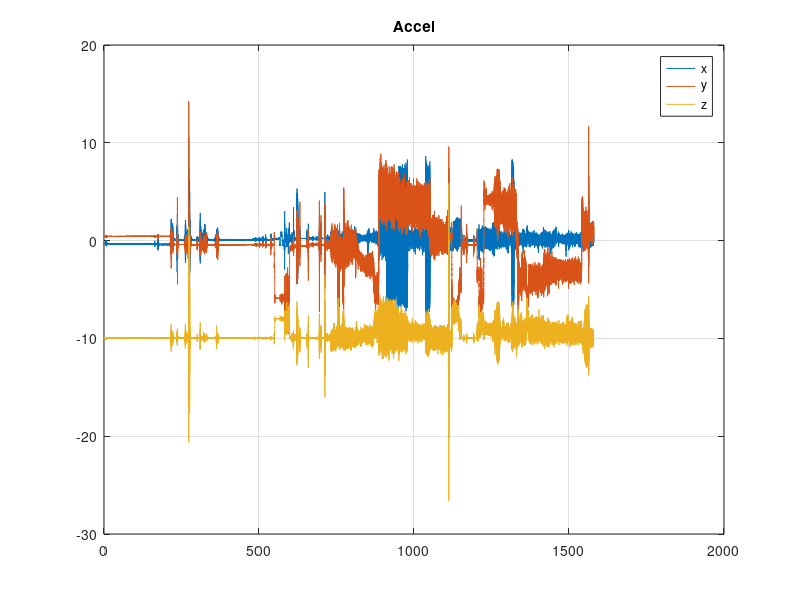
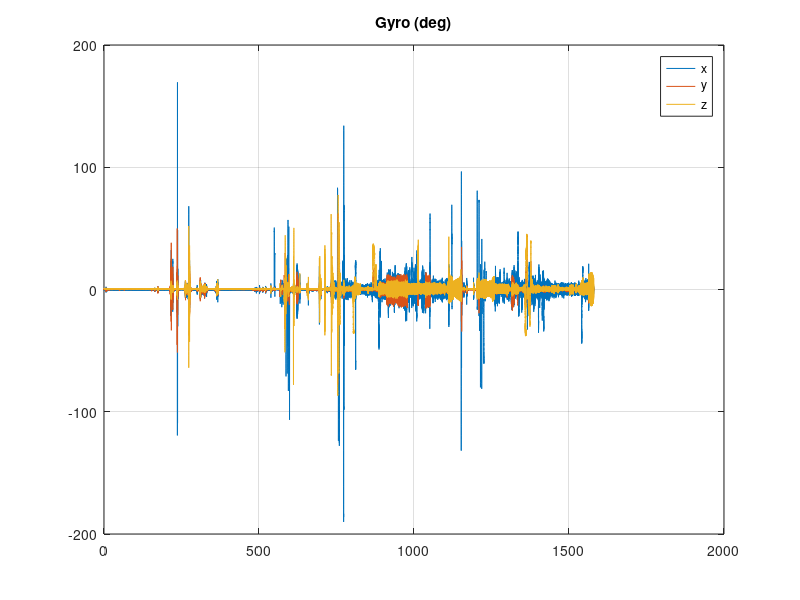
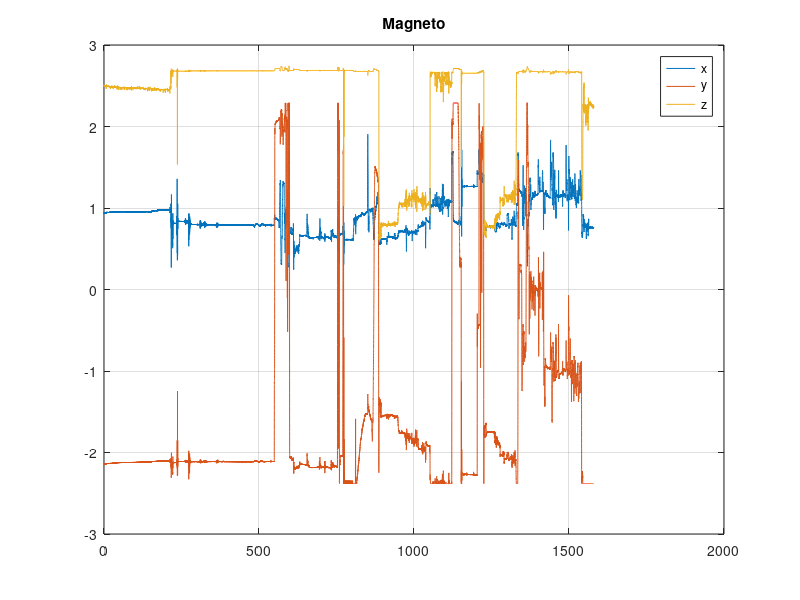
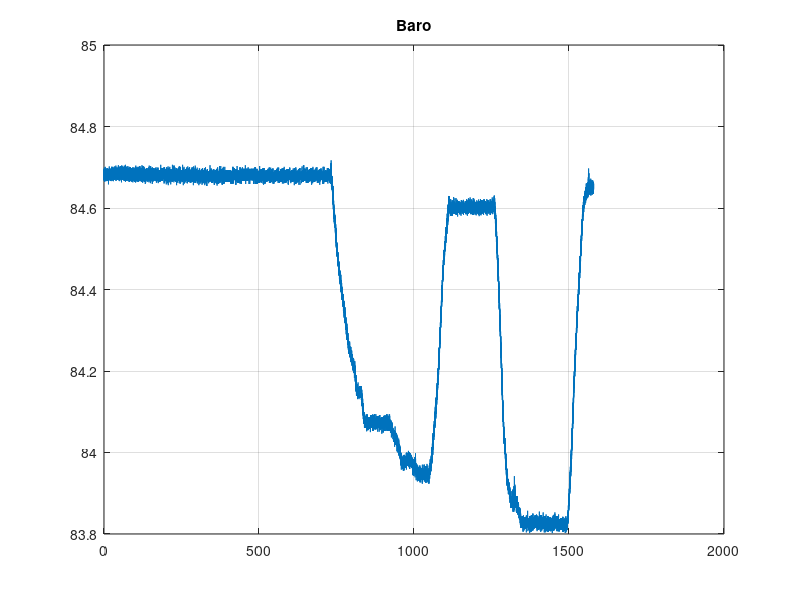

Here is the MATLAB script that generated these plots, in order: (Note: this script raises an error after producing the figures.)

clear;
close all;

load('samples_11-03-2019');


% Plots
figure;
plot(imu.t_sec, imu.f_b__i_b_tilde)
title('Accel')
legend({'x', 'y', 'z'})
grid on;

figure;
plot(imu.t_sec, imu.w_b__i_b_tilde*180/pi)
legend({'x', 'y', 'z'})
title('Gyro (deg)')
grid on;

figure;
plot(imu.t_sec, imu.magneto_b)
legend({'x', 'y', 'z'})
title('Magneto')
grid on;

figure;
plot(imu.t_sec, imu.baro)
title('Baro')
grid on;

figure;
plot(imu.t_sec, imu.temp)
title('Temp')
grid on;

%% Plot all combined (dirty)
figure;
hacc = plot(imu.t_sec, imu.f_b__i_b_tilde)
hold on;
hgyr = plot(imu.t_sec, imu.w_b__i_b_tilde)
hmag = plot(imu.t_sec, imu.magneto_b)
hbar = plot(imu.t_sec, smooth(imu.baro - 83.7)*10)
htmp = plot(imu.t_sec, imu.temp)
grid on;

title('All combined');
legend({'a_x', 'a_y', 'a_z', 'w_x', 'w_y', 'w_z', 'm_x', 'm_y', 'm_z',...
    'baro', 'temp'}, 'location', 'best')

